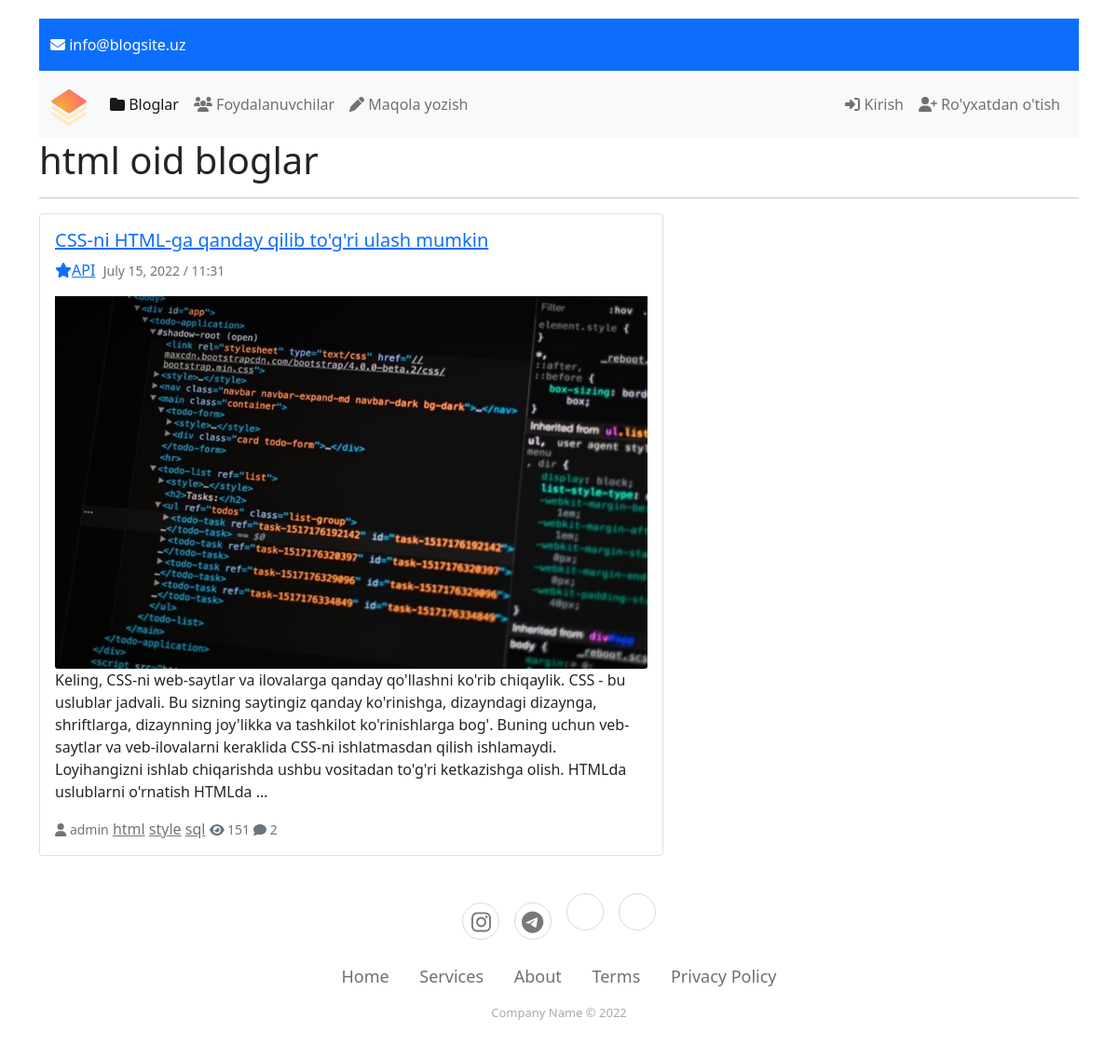
The page /tag/html on the database its author committed.
### myapp/models.py (models this page shows, shortened)
class Tag(models.Model):
    name = models.CharField(max_length=100)
    slug = models.SlugField(max_length=100, unique=True)

class Blog(models.Model):
   title = models.CharField(max_length=255)
   slug = models.SlugField(max_length=255, unique=True)
   content = models.TextField(blank=True, null=True)
   created = models.DateTimeField(auto_now_add=True)
   image = models.ImageField(upload_to='blog/')
   category = models.ForeignKey(Category, on_delete=models.CASCADE, related_name='category_blog')
   user = models.ForeignKey(MyUser, on_delete=models.SET_NULL, null=True, blank=True)
   tags = models.ManyToManyField(Tag, related_name='tag_blog')
   views = models.IntegerField(default=0)

class Category(models.Model):
    name = models.CharField(max_length=100, unique=True)
    slug = models.SlugField(max_length=100, unique=True)
    image = models.ImageField(upload_to='category/')
    created = models.DateTimeField(auto_now_add=True)
    content = models.TextField()
    def __str__(self):
        return self.name

### account/models.py (models this page shows, shortened)
class MyUser(AbstractUser):
    img = models.ImageField(upload_to='user/', null=True, blank=True)
    bio = models.CharField(max_length=200, null=True, blank=True)
    birth_day = models.DateField(null=True, blank=True)
    phone = models.CharField(max_length=13, unique=True, null=True, blank=True)

### myapp/views.py (the view)
# urls.py: path('tag/<slug:slug>', TagView.as_view(), name='tag_filter'),
class TagView(View):
    def get(self, request, slug):
        tag = get_object_or_404(Tag, slug=slug)
        blogs = Blog.objects.filter(tags=tag)
        context = {
            'tag': tag,
            'blogs': blogs,
        }
        return render(request, 'tag_blog_list.html', context)

### myapp/context_processors.py (called while the page is built)
def category(request):
    categories = Category.objects.all()
    return {'categories': categories}

def tag(request):
    tags = Tag.objects.all()
    return {'tags': tags}

### templates/tag_blog_list.html (shortened to what this page needs)
{% extends 'base.html' %}
{% load static %}
{% block content %}
    <h1>{{ tag.name }} oid bloglar</h1>
    <hr>
    {% for blog in blogs %}
        <div class="card" style="width: 60%">
            <div class="card-body">
                <a href="{% url 'blog_detail' blog.slug %}"><h5 class="card-title">{{ blog.title }}</h5></a>
                <p class="card-text"><a href="{% url 'blog_category' blog.category.slug %}"><i class="fa-solid fa-star"></i>{{ blog.category }}</a>
                &nbsp;<small class="text-muted">{{ blog.created|date }} / {{ blog.created|time:"h:i" }}</small></p>
                <img style="height: 400px" src="{{ blog.image.url }}" class="card-img-bottom" alt="...">
                <p class="card-text">{{ blog.content|truncatewords:50|safe }}</p>
                <p class="card-text">
                    <small class="text-muted"><i class="fa-solid fa-user"></i> {{ blog.user.username }}</small>
                    {% for tag in blog.tags.all %}
                        <a href="{% url 'tag_filter' tag.slug %}" class="text-muted">{{ tag.name }}</a>
                    {% endfor %}
                    <small class="text-muted"><i class="fa-solid fa-eye"></i> {{ blog.views }}</small>
                    <small class="text-muted"><i class="fa-solid fa-comment"></i> {{ blog.comment_blog.count }}</small>
                </p>
            </div>
        </div>
    {% endfor %}
{% endblock %}

### static/css/comment.css (style rules this page uses)
body { margin-top:20px; }

### rows shown on the page
Tag: name "html"
Blog: title "CSS-ni HTML-ga qanday qilib to'g'ri ulash mumkin", category "API", created "July 15, 2022", created "11:31", image (picture), content "Keling, CSS-ni web-saytlar va ilovalarga qanday qo'llashni ko'rib chiqaylik. CSS - bu uslublar jadvali. Bu sizning saytingiz qanday ko'rinishga, dizayndagi dizaynga, shriftlarga, dizaynning joy'likka va tashkilot ko'rinishlarga bog'. Buning uchun veb-saytlar va veb-ilovalarni keraklida CSS-ni ishlatmasdan qilish ishlamaydi. Loyihangizni ishlab chiqarishda ushbu vositadan to'g'ri ketkazishga olish. HTMLda uslublarni o'rnatish HTMLda …", user.username "admin", views "151", comment_blog.count "2"
Tag: name "style"
Tag: name "sql"
